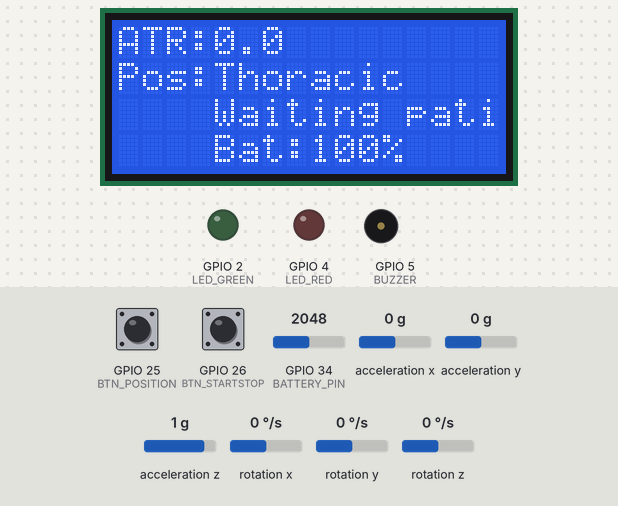
A sketch run on a simulated ESP32. Parts: 16×4 character LCD, output pins drawn as LEDs (lit = HIGH), buzzer (waves = sounding, pin HIGH). The inputs (shaded band) are chosen by the test bench; at power-on: GPIO 26 (BTN_STARTSTOP) HIGH, GPIO 25 (BTN_POSITION) HIGH, acceleration y 0 g, GPIO 34 (BATTERY_PIN) = 2048, acceleration x 0 g, acceleration z 1 g, rotation x 0 °/s, rotation y 0 °/s, rotation z 0 °/s. WiFi joins after 1.5 s; servers stay silent unless stated.

Above: at 5.7 s.
5.8 s: GPIO 26 (BTN_STARTSTOP) pulled LOW for 0.15 s
At 6.7 s:
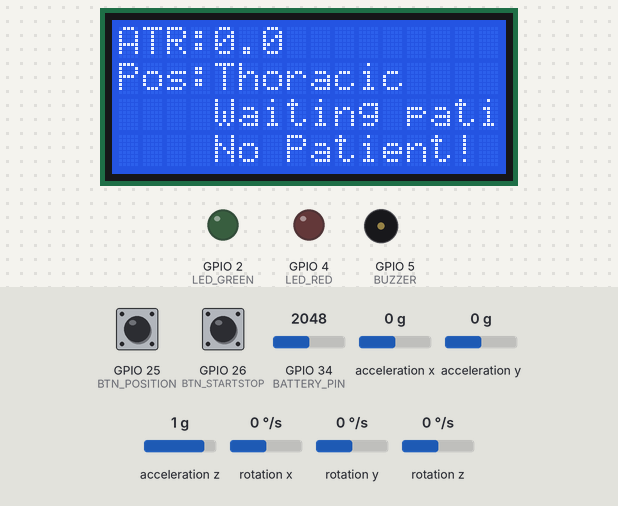
8.5 s: GPIO 25 (BTN_POSITION) pulled LOW for 0.15 s
At 9.2 s:
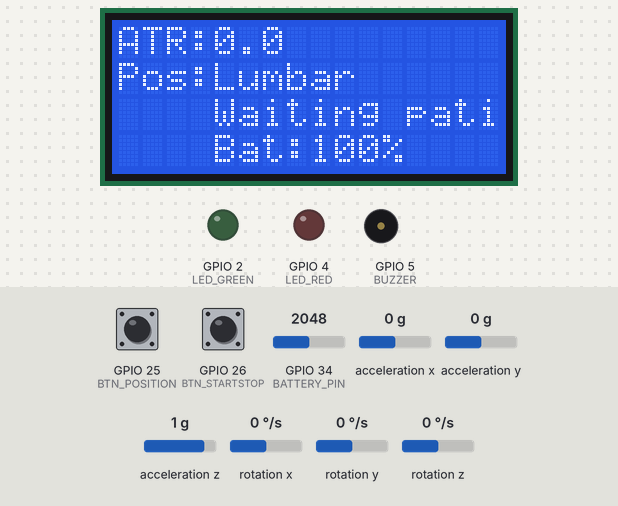
10.2 s: GPIO 26 (BTN_STARTSTOP) pulled LOW for 1 s
At 11.1 s:
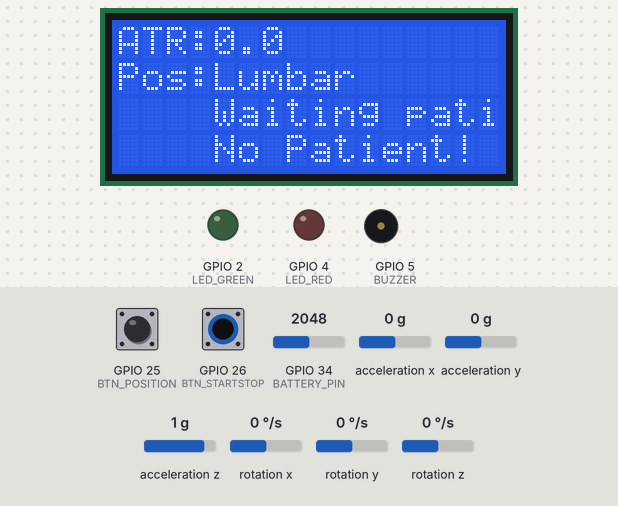
12.9 s: GPIO 25 (BTN_POSITION) pulled LOW for 1 s
At 13.5 s:
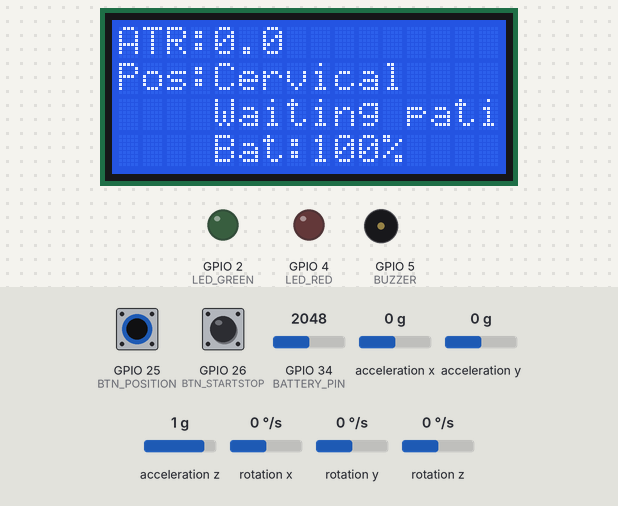
15.4 s: GPIO 26 (BTN_STARTSTOP) pulled LOW for 0.15 s
At 16.3 s:
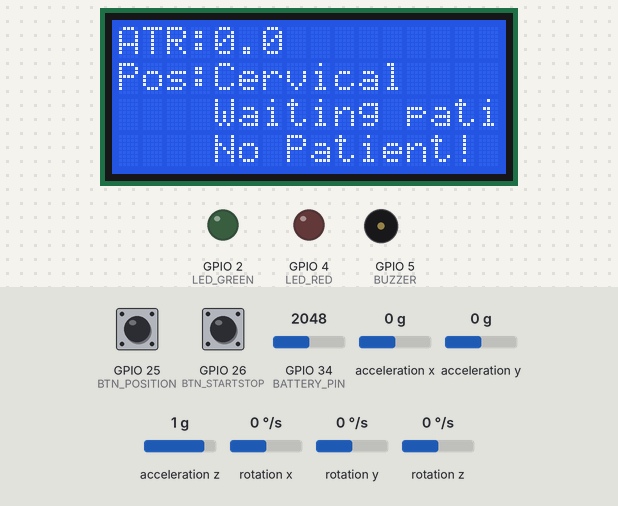
18.1 s: acceleration y set to -1.4 g
At 20.11 s:
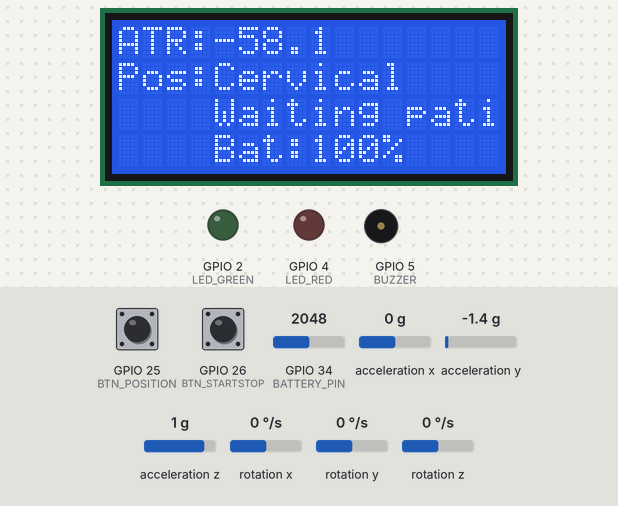
Timing chart, 0 to 20.8 s (numbered marks = the images above; inputs shaded):
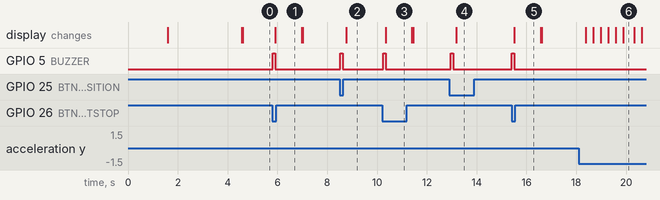

Measured:
- after the input at 5.8 s, GPIO 5 (BUZZER): LOW → HIGH at once, → LOW 0.10 s later; the display: changes after 0.12 s (image 1)
- after the input at 8.5 s, GPIO 5 (BUZZER): LOW → HIGH at once, → LOW 0.10 s later; the display: changes after 0.26 s (image 2)
- after the input at 10.2 s, GPIO 5 (BUZZER): LOW → HIGH at once, → LOW 0.10 s later; the display: changes after 0.16 s (image 3)
- after the input at 12.9 s, GPIO 5 (BUZZER): LOW → HIGH after 0.06 s, → LOW 0.10 s later; the display: changes after 0.29 s (image 4)
- after the input at 15.4 s, GPIO 5 (BUZZER): LOW → HIGH at once, → LOW 0.10 s later; the display: changes after 0.12 s (image 5)
- after the input at 18.1 s, the display: first changes after 0.28 s (image 6 shows a later state)
- what the display in image 6 shows lasts 0.4 s, from 19.9 s to 20.3 s

The sketch:

ESP32Scolio.ino
```cpp
#include <Wire.h>
#include <WiFi.h>
#include <HTTPClient.h>
#include <ArduinoJson.h>
#include <I2Cdev.h>
#include <MPU6050.h>
#include <LiquidCrystal_I2C.h>

/* WIFI */
const char* ssid = "xxxxxx";
const char* password = "xxxxxx";
String baseUrl = "ENDPOINT_FROM_WEBSITE";

/* LCD 16x4 */
LiquidCrystal_I2C lcd(0x27,16,4);

/* MPU */
MPU6050 mpu;

/* PIN */
#define BTN_POSITION  25
#define BTN_STARTSTOP 26
#define LED_GREEN     2
#define LED_RED       4
#define BUZZER        5
#define BATTERY_PIN   34

/* SENSOR */
int16_t ax, ay, az, gx, gy, gz;
float pitch, pitchAcc, atrAngle;

/* KALMAN */
float Q_angle=0.001, Q_bias=0.003, R_measure=0.03;
float anglePitch=0,biasPitch=0;
float PPitch[2][2]={{1,0},{0,1}};

/* TIME */
unsigned long prevTime, lcdTimer;
float dt;

/* SYSTEM */
int currentPatientId=0;
bool patientReady=false;
String patientName="---";

/* QUEUE */
unsigned long lastQueryTime = 0;
const unsigned long queryInterval = 5000;

/* POSITION */
String positions[3]={"Thoracic","Lumbar","Cervical"};
int positionIndex=0;

/* ATR */
float zeroOffset=0;
bool measuring=false;
float maxATR=0;

/* BUTTON */
bool lastBtnPos=HIGH;
bool lastBtnStart=HIGH;

/* ======================= */

/* KALMAN */
float kalmanUpdate(float newAngle,float newRate,float &angle,float &bias,float P[2][2]){
  angle+=dt*(newRate-bias);
  P[0][0]+=dt*(dt*P[1][1]-P[0][1]-P[1][0]+Q_angle);
  P[0][1]-=dt*P[1][1];
  P[1][0]-=dt*P[1][1];
  P[1][1]+=Q_bias*dt;

  float S=P[0][0]+R_measure;
  float K0=P[0][0]/S;
  float K1=P[1][0]/S;

  float y=newAngle-angle;

  angle+=K0*y;
  bias+=K1*y;

  float P00=P[0][0];
  float P01=P[0][1];

  P[0][0]-=K0*P00;
  P[0][1]-=K0*P01;
  P[1][0]-=K1*P00;
  P[1][1]-=K1*P01;

  return angle;
}

/* WIFI */
void connectWiFi(){
  WiFi.begin(ssid,password);
  lcd.setCursor(0,0);
  lcd.print("Connecting WiFi");
  while(WiFi.status()!=WL_CONNECTED){
    delay(500);
  }
  lcd.clear();
  lcd.print("WiFi OK");
  delay(1000);
}

/* AUTO ZERO */
void autoZero(){
  float sum=0;
  for(int i=0;i<200;i++){
    mpu.getMotion6(&ax,&ay,&az,&gx,&gy,&gz);
    float accY=ay/16384.0;
    float accZ=az/16384.0;
    float angle=atan2(accY,accZ)*180/PI;
    sum+=angle;
    delay(5);
  }
  zeroOffset = sum/200;
}

/* READ */
void readAngle(){
  mpu.getMotion6(&ax,&ay,&az,&gx,&gy,&gz);

  float accY=ay/16384.0;
  float accZ=az/16384.0;
  float gyroY=gx/131.0;

  pitchAcc=atan2(accY,accZ)*180/PI;
  pitch=kalmanUpdate(pitchAcc,gyroY,anglePitch,biasPitch,PPitch);

  atrAngle = pitch - zeroOffset;
}

/* BATTERY */
float getBatteryVoltage(){
  float sum = 0;

  for(int i=0;i<20;i++){
    sum += analogRead(BATTERY_PIN);
    delay(2);
  }

  float raw = sum / 20.0;

  // convert ADC ke volt
  float vADC = raw * (3.3 / 4095.0);

  // 🔥 kalibrasi divider (biasanya 5.0, tapi kita adjust dikit)
  float batteryVoltage = vADC * 5.2;

  return batteryVoltage;
}

int getBatteryPercent(){

  float v = getBatteryVoltage();

  float percent = (v - 3.0) / (4.2 - 3.0) * 100.0;

  if(percent > 100) percent = 100;
  if(percent < 0) percent = 0;

  return (int)percent;
}

/* FETCH QUEUE */
void fetchQueue(){

  if(WiFi.status() != WL_CONNECTED) return;

  HTTPClient http;
  http.begin(baseUrl + "/check-queue");
  http.addHeader("Accept","application/json");

  int code = http.GET();

  if(code == 200){

    String payload = http.getString();

    StaticJsonDocument<300> doc;
    if(!deserializeJson(doc,payload)){

      if(doc["status"] == "ready"){

        currentPatientId = doc["patient_id"];
        patientName = doc["patient_name"].as<String>();

        patientReady = true;

        beep();
      }
    }
  }

  http.end();
}

/* SEND */
void sendMeasurement(float angle){

  if(WiFi.status() != WL_CONNECTED || currentPatientId==0){
    digitalWrite(LED_RED,HIGH);
    return;
  }

  HTTPClient http;

  http.begin(baseUrl + "/send-measure");
  http.addHeader("Content-Type","application/json");
  http.addHeader("Accept","application/json");

  StaticJsonDocument<200> doc;
  doc["patient_id"]=currentPatientId;
  doc["atr_angle"]=angle;
  doc["position"]=positions[positionIndex];

  String json;
  serializeJson(doc,json);

  int code = http.POST(json);

  if(code == 200){
    digitalWrite(LED_GREEN,HIGH);
    delay(1000);
    digitalWrite(LED_GREEN,LOW);
  }else{
    digitalWrite(LED_RED,HIGH);
  }

  http.end();
}

/* BUZZER */
void beep(){
  digitalWrite(BUZZER,HIGH);
  delay(100);
  digitalWrite(BUZZER,LOW);
}

/* ======================= */

void setup(){

  Serial.begin(115200);
  analogSetPinAttenuation(BATTERY_PIN, ADC_11db);
  Wire.begin(21,22);

  pinMode(BTN_POSITION,INPUT_PULLUP);
  pinMode(BTN_STARTSTOP,INPUT_PULLUP);

  pinMode(LED_GREEN,OUTPUT);
  pinMode(LED_RED,OUTPUT);
  pinMode(BUZZER,OUTPUT);

  lcd.init();
  lcd.backlight();

  connectWiFi();

  fetchQueue(); // 🔥 langsung ambil data saat nyala

  mpu.initialize();

  autoZero();

  prevTime=millis();
}

/* ======================= */

void loop(){

  dt=(millis()-prevTime)/1000.0;
  prevTime=millis();

  readAngle();

  /* FETCH QUEUE */
  if(!patientReady && millis() - lastQueryTime > queryInterval){
    lastQueryTime = millis();
    fetchQueue();
  }

  /* PEAK */
  if(measuring){
    if(abs(atrAngle)>maxATR){
      maxATR=abs(atrAngle);
    }
  }

  /* LCD 16x4 */
  if(millis()-lcdTimer>300){
    lcdTimer=millis();

    lcd.setCursor(0,0);
    lcd.print("ATR:");
    lcd.print(atrAngle,1);
    lcd.print("    ");

    lcd.setCursor(0,1);
    lcd.print("Pos:");
    lcd.print(positions[positionIndex]);
    lcd.print("   ");

  lcd.setCursor(0,2);
  if(patientReady){
    lcd.print("Name:");
    lcd.print(patientName);
    lcd.print("   ");
  }else{
    lcd.print("Waiting patient ");
  }

    lcd.setCursor(0,3);
    lcd.print("Bat:");
    lcd.print(getBatteryPercent());
    lcd.print("%   ");
  }

  /* BUTTON POSITION */
  if(digitalRead(BTN_POSITION)==LOW && lastBtnPos==HIGH){
    positionIndex = (positionIndex+1)%3;
    beep();
  }
  lastBtnPos=digitalRead(BTN_POSITION);

  /* BUTTON START/STOP */
  if(digitalRead(BTN_STARTSTOP)==LOW && lastBtnStart==HIGH){

    measuring = !measuring;

    if(measuring){

      if(!patientReady){
    measuring=false;
    beep();
    lcd.setCursor(0,3);
    lcd.print("No Patient!     ");
    delay(1000);
    return;
  }

      maxATR=0;
      digitalWrite(LED_GREEN,HIGH);
      beep();

    }else{

      digitalWrite(LED_GREEN,LOW);
      beep(); beep();

      sendMeasurement(maxATR);
    }
  }
  lastBtnStart=digitalRead(BTN_STARTSTOP);
}
```
